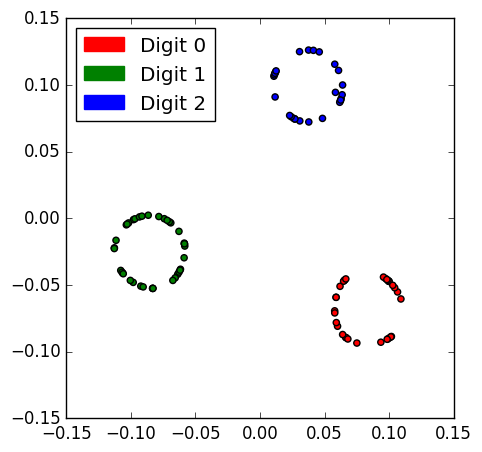

The script that saved this image:
import numpy as np
from mnist import load_mnist
import matplotlib
import matplotlib.pyplot as plt
import matplotlib.patches as mpatches
from sef_dr import KernelSEF

def sim_target_supervised(target_data, target_labels, sigma, idx, target_params):

    cur_labels = target_labels[idx]
    N = cur_labels.shape[0]

    N_labels = len(np.unique(cur_labels))

    Gt, mask = np.zeros((N, N)), np.zeros((N, N))

    for i in range(N):
        for j in range(N):
            if cur_labels[i] == cur_labels[j]:
                Gt[i, j] = 0.8
                mask[i, j] = 1
            else:
                Gt[i, j] = 0.1
                mask[i, j] = 0.8 / (N_labels - 1)

    return np.float32(Gt), np.float32(mask)


if __name__ == '__main__':
    np.random.seed(1)

    # Load data and sample 3 classes
    train_data, train_labels, test_data, test_labels = load_mnist()
    idx = np.logical_or(train_labels == 0, train_labels == 1)
    idx = np.logical_or(idx, train_labels == 2)
    train_data, train_labels = train_data[idx], train_labels[idx]
    train_data, train_labels = train_data[:100, :], train_labels[:100]

    # Perform DR
    proj = KernelSEF(train_data, train_data.shape[0], 2, sigma=1, learning_rate=0.001)
    proj.fit(train_data,  target_labels=train_labels, target=sim_target_supervised, iters=500, verbose=True)
    train_data = proj.transform(train_data)

    # Plot the results
    fig = plt.figure(figsize=(5, 5))
    plt.scatter(train_data[:, 0], train_data[:, 1], c=train_labels,
                cmap=matplotlib.colors.ListedColormap(['red', 'green', 'blue', ]))
    plt.legend(handles=[mpatches.Patch(color='red', label='Digit 0'), mpatches.Patch(color='green', label='Digit 1'),
                        mpatches.Patch(color='blue', label='Digit 2')], loc='upper left')

    plt.savefig('custom_dr.png', bbox_inches='tight')
    plt.show()



